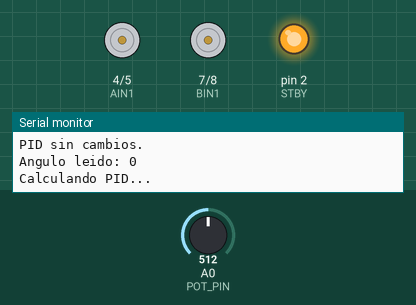
A sketch run on a simulated Arduino Uno, built with avr-gcc and run on an emulated ATmega328P. Parts: motor-driver pin pairs drawn as motors (green arrow = first pin HIGH = forward, orange = second pin HIGH = backward, longer = more drive, scaled by the enable pin, stopped while the standby pin is LOW), output pins drawn as LEDs (lit = HIGH), the last lines printed to the serial monitor. Inputs (shaded band) come from the test bench; at power-on: A0 (POT_PIN) = 512.

Above: at 1.2 s.
1.3 s: A0 (POT_PIN) set to 525
At 2.6 s:
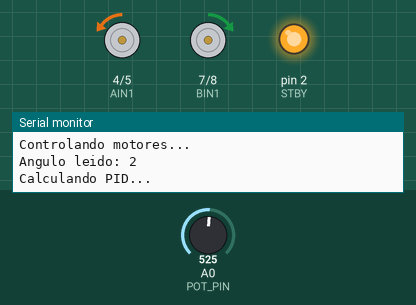
2.9 s: A0 (POT_PIN) set to 122
At 3.9 s:
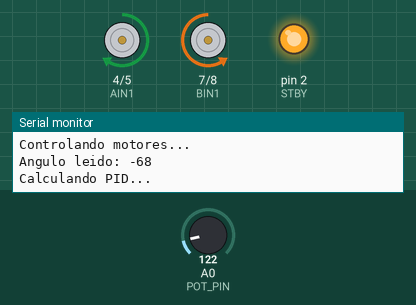
4.5 s: A0 (POT_PIN) set to 306
At 5.8 s:
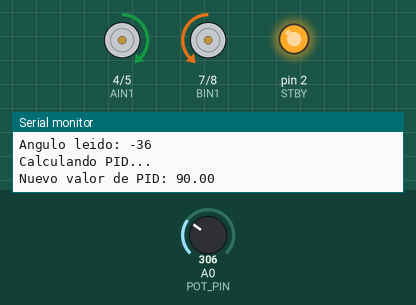
6.1 s: A0 (POT_PIN) set to 716
At 7.4 s:
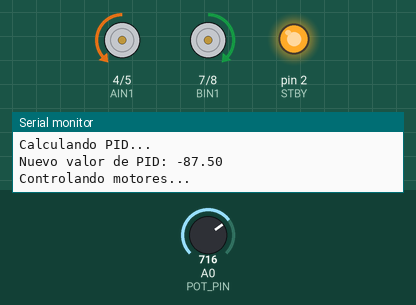
7.7 s: A0 (POT_PIN) set to 900
At 8.9 s:
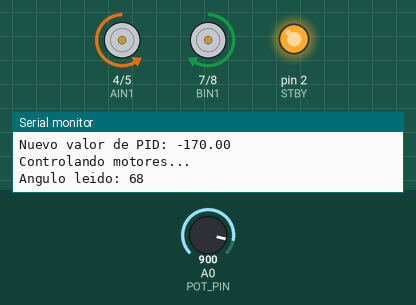
9.2 s: A0 (POT_PIN) set to 0
At 10.0 s:
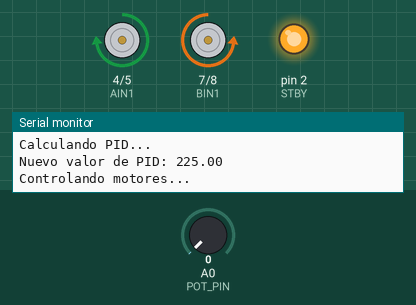
Timing chart, 0 to 11.7 s (numbered marks = the images above; inputs shaded):
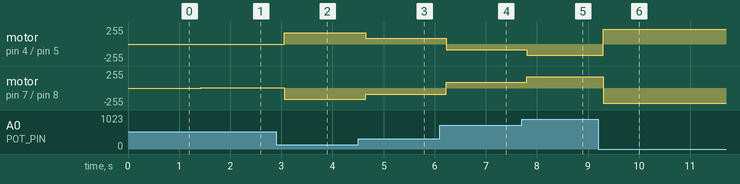

Measured:
- after the input at 1.3 s, motor on pin 4 (AIN1) / pin 5 (AIN2): stopped → backward 5/255 after 0.13 s; motor on pin 7 (BIN1) / pin 8 (BIN2): stopped → forward 5/255 after 0.13 s
- after the input at 2.9 s, motor on pin 4 (AIN1) / pin 5 (AIN2): backward 5/255 → forward 170/255 after 0.16 s; motor on pin 7 (BIN1) / pin 8 (BIN2): forward 5/255 → backward 170/255 after 0.16 s
- after the input at 4.5 s, motor on pin 4 (AIN1) / pin 5 (AIN2): forward 170/255 → forward 90/255 after 0.15 s; motor on pin 7 (BIN1) / pin 8 (BIN2): backward 170/255 → backward 90/255 after 0.15 s
- after the input at 6.1 s, motor on pin 4 (AIN1) / pin 5 (AIN2): forward 90/255 → backward 87/255 after 0.12 s; motor on pin 7 (BIN1) / pin 8 (BIN2): backward 90/255 → forward 87/255 after 0.12 s
- after the input at 7.7 s, motor on pin 4 (AIN1) / pin 5 (AIN2): backward 87/255 → backward 170/255 after 0.10 s; motor on pin 7 (BIN1) / pin 8 (BIN2): forward 87/255 → forward 170/255 after 0.10 s
- after the input at 9.2 s, motor on pin 4 (AIN1) / pin 5 (AIN2): backward 170/255 → forward 225/255 after 0.10 s; motor on pin 7 (BIN1) / pin 8 (BIN2): forward 170/255 → backward 225/255 after 0.10 s

The sketch:

SimuESP.ino
```cpp
#include <Wire.h>
#include <PID_v1.h>
#include <Arduino_FreeRTOS.h>
#include <semphr.h>

// Dirección I2C del MPU9250 simulado
#define MPU_ADDRESS 0x68
#define POT_PIN A0

// Pines del motor
#define STBY 2
#define PWMA 10
#define AIN1 4
#define AIN2 5
#define PWMB 9
#define BIN1 7
#define BIN2 8

// Variables del ángulo y PID
double angle;
int angleCount;
double input, output, lastOutput;
double setpoint = 0;
double Kp = 2.5, Ki = 0.0, Kd = 0.0;

PID myPID(&input, &output, &setpoint, Kp, Ki, Kd, DIRECT);

// Semáforos para sincronización
SemaphoreHandle_t semAngulo, semPID, semMotor;

// Inicialización de los pines del motor
void MotorInit() {
  pinMode(STBY, OUTPUT);
  digitalWrite(STBY, HIGH);
  pinMode(AIN1, OUTPUT);
  pinMode(AIN2, OUTPUT);
  pinMode(PWMA, OUTPUT);
  analogWrite(PWMA, 0);
  pinMode(BIN1, OUTPUT);
  pinMode(BIN2, OUTPUT);
  pinMode(PWMB, OUTPUT);
  analogWrite(PWMB, 0);
}

// Tarea 1: Leer el ángulo desde el MPU9250 simulado
void tareaLeerAngulo(void *pvParameters) {
  while (1) {
    xSemaphoreTake(semAngulo, portMAX_DELAY);

    int analogValue = analogRead(POT_PIN);
    float voltage = analogValue * (5.0 / 1023.0);
    angleCount = (int)((voltage - 2.5) * 90.0 / 2.5);
    input = angleCount;


    Serial.print("Angulo leido: ");
    Serial.println(angleCount);

    xSemaphoreGive(semPID);  // Desbloquea el cálculo del PID

    vTaskDelay(20 / portTICK_PERIOD_MS);  // Tasa de muestreo de 50Hz
  }
}

// Tarea 2: Calcular el PID
void tareaCalcularPID(void *pvParameters) {
  while (1) {
    xSemaphoreTake(semPID, portMAX_DELAY);  // Espera lectura del ángulo

    Serial.println("Calculando PID...");

    myPID.Compute();  // Calcula el PID

    if (output == lastOutput){
      Serial.println("PID sin cambios.");
      xSemaphoreGive(semAngulo);  // Desbloquea la tarea de lectura del ángulo
    }else{
      Serial.print("Nuevo valor de PID: ");
      Serial.println(output);

      lastOutput == output;
      xSemaphoreGive(semMotor);  // Desbloquea el control del motor
    }

    vTaskDelay(20 / portTICK_PERIOD_MS);  // Tasa de muestreo de 50Hz
  }
}

// Tarea 3: Controlar los motores según la salida del PID
void tareaControlMotor(void *pvParameters) {
  while (1) {
    xSemaphoreTake(semMotor, portMAX_DELAY);  // Espera cálculo del PID

    Serial.println("Controlando motores...");

    if (output > 0) {
      digitalWrite(AIN1, HIGH);
      digitalWrite(AIN2, LOW);
      digitalWrite(BIN1, LOW);
      digitalWrite(BIN2, HIGH);
      analogWrite(PWMA, output);
      analogWrite(PWMB, output);
    } else if (output < 0) {
      digitalWrite(AIN1, LOW);
      digitalWrite(AIN2, HIGH);
      digitalWrite(BIN1, HIGH);
      digitalWrite(BIN2, LOW);
      analogWrite(PWMA, -output);
      analogWrite(PWMB, -output);
    } else {
      digitalWrite(AIN1, LOW);
      digitalWrite(AIN2, LOW);
      digitalWrite(BIN1, LOW);
      digitalWrite(BIN2, LOW);
      analogWrite(PWMA, 0);
      analogWrite(PWMB, 0);
    }

    xSemaphoreGive(semAngulo);  // Desbloquea la tarea de lectura del ángulo
    vTaskDelay(20 / portTICK_PERIOD_MS);  // Tasa de muestreo de 50Hz
  }
}

void setup() {
  Serial.begin(9600);
  Wire.begin();

  // Configura PID
  myPID.SetMode(AUTOMATIC);
  myPID.SetOutputLimits(-255, 255);
  myPID.SetSampleTime(20);

  // Inicializa motores
  MotorInit();

  // Crear semáforos
  semAngulo = xSemaphoreCreateBinary();
  semPID = xSemaphoreCreateBinary();
  semMotor = xSemaphoreCreateBinary();

  // Crear tareas
  xTaskCreate(tareaLeerAngulo, "Leer Angulo", 128, NULL, 1, NULL);
  xTaskCreate(tareaCalcularPID, "Calcular PID", 128, NULL, 1, NULL);
  xTaskCreate(tareaControlMotor, "Control Motor", 128, NULL, 1, NULL);

  // Inicia el proceso
  xSemaphoreGive(semAngulo);  // Desbloquea la tarea de lectura del ángulo
}

void loop() {
  // El loop permanece vacío porque FreeRTOS maneja las tareas
}
```
